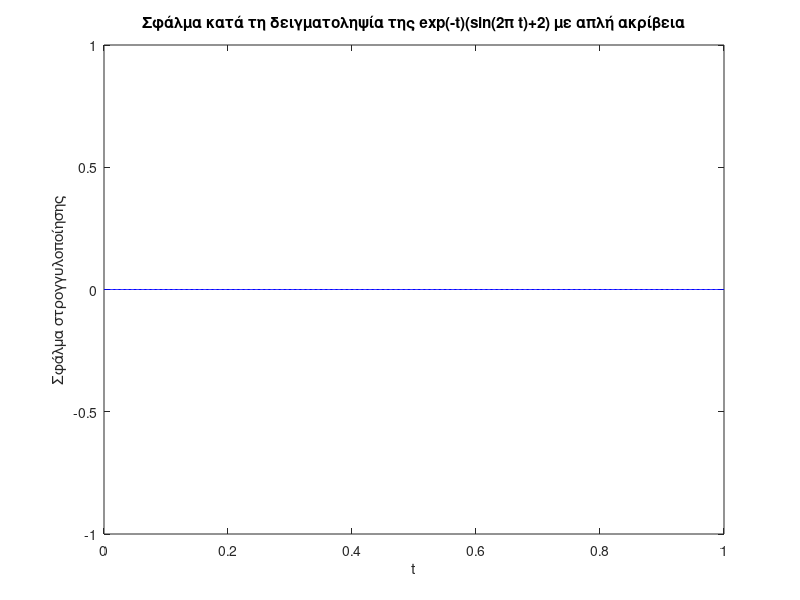

Reproduce this figure in MATLAB.
t = 0:.002:1;
tt = exp(-t) .* (sin(2*pi*t)+2);
rt = single(tt);
round_err = (tt - rt) ./tt ;
plot (t,round_err,'b-');
title ('Σφάλμα κατά τη δειγματοληψία της exp(‐t)(sin(2\pi t)+2) με απλή ακρίβεια')
xlabel('t')
ylabel('Σφάλμα στρογγυλοποίησης')

% το σχετικό σφάλμα πρέπει να είναι περίπου eta = eps(single)/2
rel_round_err = max(abs(round_err)) / (eps('single')/2)